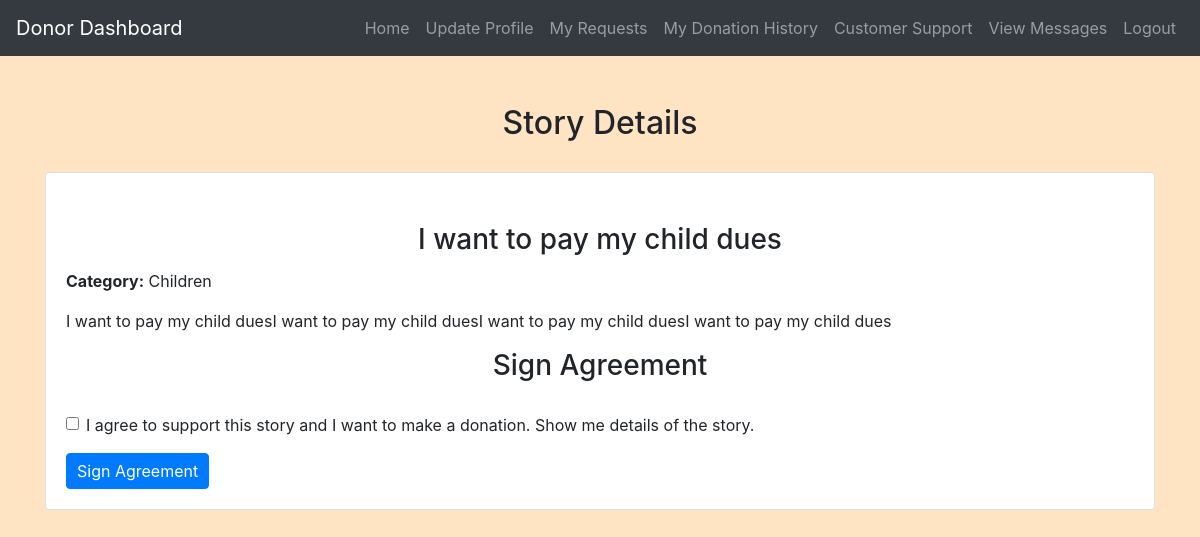
The app's page /Donor/story_details.php?story_id=1 (signed in) with its own data.
### tables this page shows
CREATE TABLE `stories` (
  `story_id` int(11) NOT NULL,
  `category_id` int(11) DEFAULT NULL,
  `beneficiary_id` int(11) DEFAULT NULL,
  `beneficiary_name` varchar(255) DEFAULT NULL,
  `title` varchar(255) NOT NULL,
  `description` text NOT NULL,
  `amount_needed` decimal(10,2) NOT NULL,
  `profile_picture` varchar(255) DEFAULT NULL,
  `status` varchar(50) NOT NULL,
  `created_at` timestamp NOT NULL DEFAULT current_timestamp()
);

CREATE TABLE `categories` (
  `id` int(11) NOT NULL,
  `name` varchar(255) NOT NULL
);

### Donor/story_details.php (the view, shortened to what this page needs)
<?php
include('config.php');
if (isset($_GET['story_id'])) {
    $story_id = $_GET['story_id'];
    $story_sql = "SELECT s.*, c.name AS category_name FROM stories s
                  INNER JOIN categories c ON s.category_id = c.id
                  WHERE s.story_id = ?";
    $stmt = mysqli_prepare($conn, $story_sql);
    mysqli_stmt_bind_param($stmt, "i", $story_id);
    mysqli_stmt_execute($stmt);
    $story_result = mysqli_stmt_get_result($stmt);
    $story = mysqli_fetch_assoc($story_result);
} else {
    header("Location: donor_dashboard.php");
    exit();
}
?>
<!DOCTYPE html>
<html>
<head>
    <link rel="stylesheet" href="https://maxcdn.bootstrapcdn.com/bootstrap/4.5.2/css/bootstrap.min.css">
    <link rel="stylesheet" href="../css/style.css">
</head>
<body>
    <?php include('navbar.php'); ?>
    <div class="container mt-5">
        <h2>Story Details</h2>
        <?php if (isset($story)) { ?>
            <div class="card">
                <div class="card-body">
                    <h3 class="card-title"><?php echo $story['title']; ?></h3>
                    <p class="card-text"><strong>Category:</strong> <?php echo $story['category_name']; ?></p>
                    <p class="card-text"><?php echo $story['description']; ?></p>
                    <h3 class="mt-3">Sign Agreement</h3>
                    <?php if (isset($request_submitted)) { ?>
                        <p class="text-success">Your agreement request has been submitted. Please wait for approval.</p>
                    <?php } else { ?>
                        <form action="<?php echo $_SERVER['PHP_SELF'] . '?story_id=' . $story_id; ?>" method="POST">
                            <div class="form-group">
                                <div class="form-check">
                                    <input type="checkbox" class="form-check-input" id="agreement" name="agreement" required>
                                    <label class="form-check-label" for="agreement">I agree to support this story and I want to make a donation. Show me details of the story.</label>
                                </div>
                            </div>
                            <button type="submit" class="btn btn-primary" name="sign_agreement">Sign Agreement</button>
                        </form>
                    <?php } ?>
                </div>
            </div>
        <?php } else { ?>
            <p>Story not found.</p>
        <?php } ?>
    </div>
</body>
</html>

### css/style.css (style rules this page uses)
body { background-color: bisque; }
h1, h2, h3, h4 { text-align: center; margin-top: 30px; margin-bottom: 30px; }
.btn-primary { padding: 5px 10px; }

### records on screen
stories: title "I want to pay my child dues", category.name "Children", description "I want to pay my child duesI want to pay my child duesI want to pay my child duesI want to pay my child dues"
